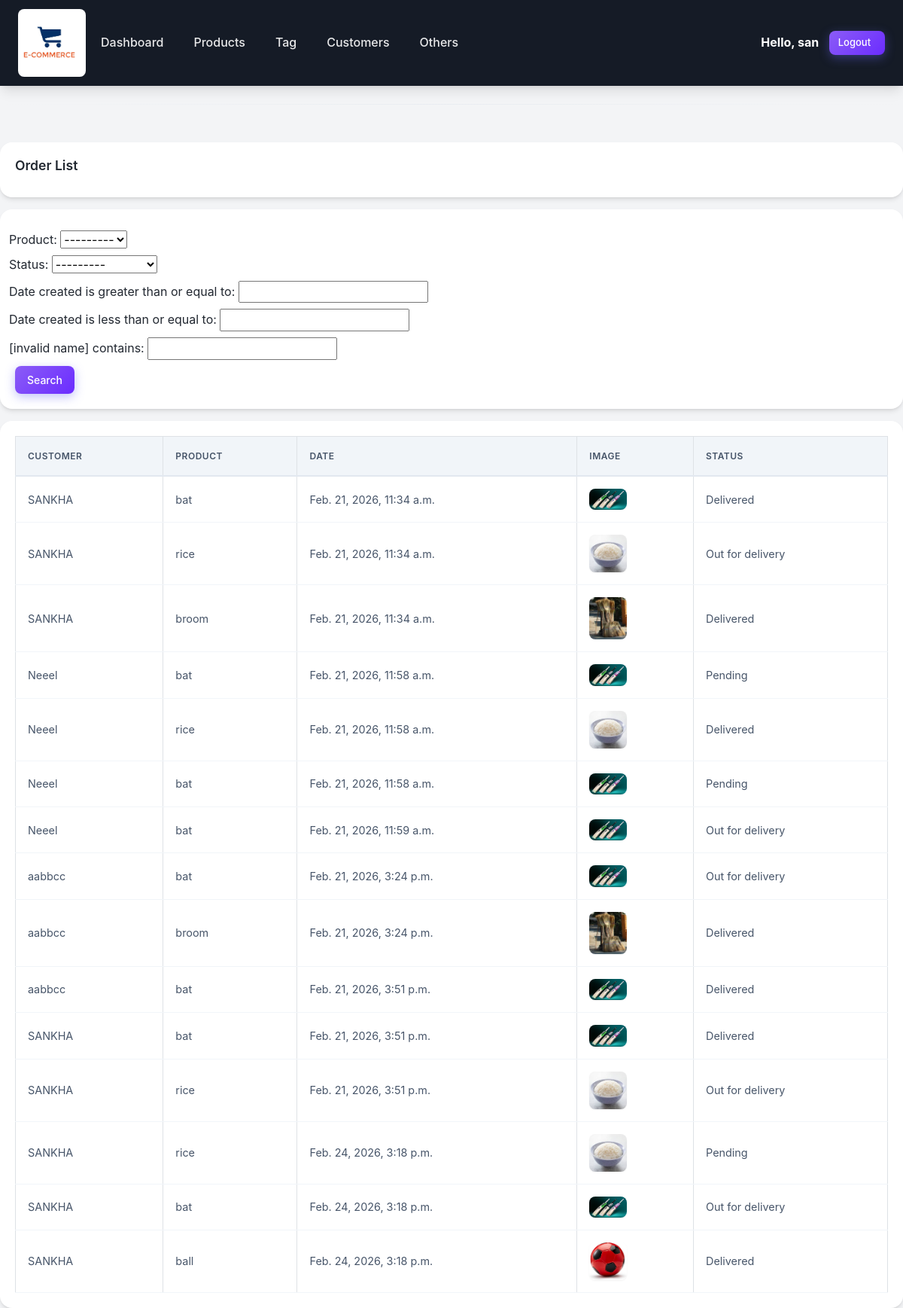
Page /order_list/ (signed in) on the committed database.
### acc/models.py (models this page shows, shortened)
class Order(models.Model):
    STATUS = (
        ('Pending','Pending'),
        ('Out for delivery','Out for delivery'),
        ('Delivered','Delivered'),
    )
    customer=models.ForeignKey(Customer,null=True,on_delete=models.CASCADE)
    product=models.ForeignKey(Product,null=True,on_delete=models.CASCADE)
    date_created=models.DateTimeField(auto_now_add=True,null=True)
    status=models.CharField(max_length=100,null=True, choices=STATUS)

class Customer(models.Model):
    name=models.CharField(max_length=200,null=True)
    phone=models.CharField(max_length=200,null=True)
    email=models.CharField(max_length=200,null=True)
    date_created=models.DateTimeField(auto_now_add=True)
    def __str__(self):
        return self.name

class Product(models.Model):
    CATEGORY=(
        ('Indoor','Indoor'),
        ('Out door','Out door'),
    )
    name=models.CharField(max_length=200,null=True)
    price=models.FloatField(null=True)
    category=models.CharField(max_length=200,null=True,choices=CATEGORY)
    description=models.CharField(max_length=250,null=True,blank=True)
    date_created=models.DateTimeField(auto_now_add=True,null=True)
    pic=models.ImageField(blank=True,upload_to="product_image/")
    tags=models.ManyToManyField(Tag)
    def __str__(self):
        return self.name

### acc/views.py (the view)
# urls.py: path('order_list/', views.order_list, name='order_list'),
@login_required(login_url='login')
def order_list(request):
    orders = Order.objects.all()
    myFilter = OrderFilter(request.GET, queryset=orders)
    orders = myFilter.qs
    return render(request, 'acc/order_list.html', {
        'orders': orders,
        'myFilter': myFilter
    })

### template/acc/order_list.html
{% extends 'base.html' %}
{% load static %}
{% block content %}
<br>
<div class="row">
    <div class="col-md">
        <div class="card card-body mb-3">
            <h5>Order List</h5>
        </div>
        <div class="card card-body mb-3">
            <form method="get" class="row g-2 align-items-end">
                {{ myFilter.form }}
                <div class="col-auto">
                    <button type="submit" class="btn btn-primary">Search</button>
                </div>
            </form>
        </div>
        <div class="card card-body">
            <table class="table table-bordered table-hover">
                <thead>
                    <tr>
                        <th>Customer</th>
                        <th>Product</th>
                        <th>Date</th>
                        <th>Image</th>
                        <th>Status</th>
                    </tr>
                </thead>
                <tbody>
                    {% for i in orders %}
                    <tr>
                        <td>{{ i.customer }}</td>
                        <td>{{ i.product }}</td>
                        <td>{{ i.date_created }}</td>
                        <td>
                            {% if i.product.pic %}
                                <img src="{{ i.product.pic.url }}" height="50" width="50">
                            {% else %}
                                <span class="text-muted">No Image</span>
                            {% endif %}
                        </td>
                        <td>{{ i.status }}</td>
                    </tr>
                    {% empty %}
                    <tr>
                        <td colspan="5" class="text-center text-muted">
                            No orders found
                        </td>
                    </tr>
                    {% endfor %}
                </tbody>
            </table>
        </div>
    </div>
</div>
{% endblock %}

### template/navbar.html (shortened to what this page needs)
{% load static %}
<nav class="navbar navbar-expand-lg navbar-dark bg-dark">
  <img src="{% static 'images/ecommerce.jpg' %}" height="120" width="90">
  <div class="collapse navbar-collapse" id="navbarNav">
    <ul class="navbar-nav">
      <li class="nav-item active">
        <a class="nav-link" href="{% url 'home' %}">Dashboard</a>
      </li>
      <li class="nav-item">
        <a class="nav-link" href="{% url 'product' %}">Products</a>
      </li>
      <li class="nav-item">
        <a class="nav-link" href="{% url 'tag' %}">Tag</a>
      </li>
      <li class="nav-item">
        <a class="nav-link" href="{% url 'customers' %}">Customers</a>
      </li>
      <li class="nav-item">
        <a class="nav-link" href="{% url 'image' %}">Others</a>
      </li>
    </ul>
  </div>
  <span class="hello-msg text-white"><strong>Hello,</strong><strong> {{request.user}}</strong>&nbsp;&nbsp;&nbsp; </span>
  <span><a class="btn btn-primary btn-sm" href="{% url 'logout' %}">Logout&nbsp;&nbsp;</a></span>
</nav>

### static/css/style.css (style rules this page uses)
:root { --primary-color: #8b5cf6; --primary-dark: #6b2cff; --primary-light: #a77dff; --secondary-color: #64748b; --success-color: #10b981; --warning-color: #f59e0b; --danger-color: #ef4444; --info-color: #06b6d4; --dark-color: #151b26; --light-color: #f3f4f6; --white: #ffffff; --black: #000000; --gray-100: #f1f5f9; --gray-200: #e2e8f0; --gray-300: #cbd5e1; --gray-400: #94a3b8; --gray-500: #64748b; --gray-600: #475569; --gray-700: #222831; --shadow-sm: 0 1px 2px 0 rgb(0 0 0 / 0.05); --shadow-md: 0 4px 6px -1px rgb(0 0 0 / 0.1), 0 2px 4px -2px rgb(0 0 0 / 0.1); --shadow-lg: 0 10px 15px -3px rgb(0 0 0 / 0.1), 0 4px 6px -4px rgb(0 0 0 / 0.1); --shadow-xl: 0 20px 25px -5px rgb(0 0 0 / 0.1), 0 8px 10px -6px rgb(0 0 0 / 0.1); --radius-sm: 0.375rem; --radius-md: 0.5rem; --radius-lg: 0.75rem; --radius-xl: 1rem; --transition: all 0.3s ease; }
* { margin: 0; padding: 0; box-sizing: border-box; }
body { background: var(--light-color); color: var(--gray-700); font-family: 'Inter', -apple-system, BlinkMacSystemFont, 'Segoe UI', Roboto, sans-serif; min-height: 100vh; line-height: 1.6; }
.navbar { background: var(--dark-color) !important; padding: 0.75rem 1.5rem; box-shadow: var(--shadow-lg); }
.navbar-dark .navbar-nav .nav-link { color: rgba(255, 255, 255, 0.9); font-weight: 500; padding: 0.5rem 1rem; border-radius: var(--radius-md); transition: var(--transition); margin: 0 0.25rem; }
.card { border: none; border-radius: var(--radius-xl); box-shadow: var(--shadow-md); transition: var(--transition); background: var(--white); overflow: hidden; }
.card-body { padding: 1.25rem; }
.table { margin-bottom: 0; width: 100%; }
.table thead th { background: var(--gray-100); border-bottom: 2px solid var(--gray-200); color: var(--gray-600); font-weight: 600; text-transform: uppercase; font-size: 0.75rem; letter-spacing: 0.5px; padding: 1rem; white-space: nowrap; }
.table tbody td { padding: 1rem; vertical-align: middle; border-bottom: 1px solid var(--gray-100); color: var(--gray-600); font-size: 0.9rem; }
.table tbody tr { transition: var(--transition); }
.btn { font-weight: 500; padding: 0.5rem 1rem; border-radius: var(--radius-md); transition: var(--transition); font-size: 0.875rem; border: none; cursor: pointer; text-decoration: none; display: inline-block; }
.btn-primary { background: linear-gradient(135deg, var(--primary-color) 0%, var(--primary-dark) 100%); color: var(--white); box-shadow: 0 4px 14px rgba(99, 102, 241, 0.4); }
.btn-sm { padding: 0.375rem 0.75rem; font-size: 0.8125rem; }
img { max-width: 100%; height: auto; border-radius: var(--radius-md); box-shadow: var(--shadow-sm); transition: var(--transition); }
h1, h2, h3, h4, h5, h6 { color: var(--gray-700); font-weight: 600; margin-bottom: 1rem; }
h5 { font-size: 1.1rem; color: var(--gray-700); margin-bottom: 0.75rem; }
a { text-decoration: none; transition: var(--transition); }
.row { margin: 0 -0.75rem; }
.row > [class*="col"] { padding: 0 0.75rem; }
.card { animation: fadeInUp 0.5s ease forwards; }
.col-md .card:nth-child(1) { animation-delay: 0.05s; }
.col-md .card:nth-child(2) { animation-delay: 0.1s; }
.col-md .card:nth-child(3) { animation-delay: 0.15s; }
.mb-3 { margin-bottom: 1rem; }

### rows in the picture
Order: customer "SANKHA", product "bat", date_created "Feb. 21, 2026, 11:34 a.m.", product.pic (picture), status "Delivered"
Order: customer "SANKHA", product "rice", date_created "Feb. 21, 2026, 11:34 a.m.", product.pic (picture), status "Out for delivery"
Order: customer "SANKHA", product "broom", date_created "Feb. 21, 2026, 11:34 a.m.", product.pic (picture), status "Delivered"
Order: customer "Neeel", product "bat", date_created "Feb. 21, 2026, 11:58 a.m.", product.pic (picture), status "Pending"
Order: customer "Neeel", product "rice", date_created "Feb. 21, 2026, 11:58 a.m.", product.pic (picture), status "Delivered"
Order: customer "Neeel", product "bat", date_created "Feb. 21, 2026, 11:58 a.m.", product.pic (picture), status "Pending"
Order: customer "Neeel", product "bat", date_created "Feb. 21, 2026, 11:59 a.m.", product.pic (picture), status "Out for delivery"
Order: customer "aabbcc", product "bat", date_created "Feb. 21, 2026, 3:24 p.m.", product.pic (picture), status "Out for delivery"
Order: customer "aabbcc", product "broom", date_created "Feb. 21, 2026, 3:24 p.m.", product.pic (picture), status "Delivered"
Order: customer "aabbcc", product "bat", date_created "Feb. 21, 2026, 3:51 p.m.", product.pic (picture), status "Delivered"
Order: customer "SANKHA", product "bat", date_created "Feb. 21, 2026, 3:51 p.m.", product.pic (picture), status "Delivered"
Order: customer "SANKHA", product "rice", date_created "Feb. 21, 2026, 3:51 p.m.", product.pic (picture), status "Out for delivery"
Order: customer "SANKHA", product "rice", date_created "Feb. 24, 2026, 3:18 p.m.", product.pic (picture), status "Pending"
Order: customer "SANKHA", product "bat", date_created "Feb. 24, 2026, 3:18 p.m.", product.pic (picture), status "Out for delivery"
Order: customer "SANKHA", product "ball", date_created "Feb. 24, 2026, 3:18 p.m.", product.pic (picture), status "Delivered"

### other values in the picture
{{ request.user }} "san"
